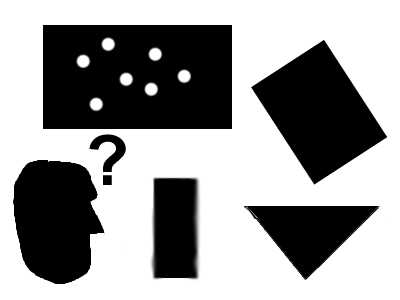
#> input picture Object detection and Tracking Day 1/pic1.png, 400 x 300 px
$ jupyter execute --allow-errors 'Day 1.ipynb'   (older library calls are emulated)
#> lines starting #> are read from the running program, lines starting #| are printed output that depends on the picture; after the words box and inside, x2 and y2 are one past the last pixel; in counts of white or black regions, pixels touching at a corner belong together; long printed decimals are rounded
[cell 1]
import cv2
import numpy as np
image = cv2.imread('pic1.png')
#> image is the input picture: shape (300, 400, 3); mean B, G, R 154.1, 154.1, 154.1
resized = cv2.resize(image, (224,224))
gray = cv2.cvtColor(resized, cv2.COLOR_BGR2GRAY)

mean_intensity = float(np.mean(gray))
#> mean_intensity = 154.2

deci_threshold = 127
if mean_intensity>=deci_threshold:
    pred_class = "Class B"
else:
    pred_class = "Class A"
print("mean_intensity:", round(mean_intensity,2))
#| mean_intensity: 154.2
print("Class belong:", pred_class)

out_put = resized.copy()
cv2.putText(out_put,pred_class,(20,40),cv2.FONT_HERSHEY_SIMPLEX,1,(0,255,0),2)
#> out_put: shape (224, 224, 3); mean B, G, R 153.4, 157.6, 153.4

cv2.imshow("Binary_classification", out_put)
cv2.waitKey(0)
cv2.destroyAllWindows()

[cell 2]
import cv2
import numpy as np

deci_threshold = 127
input_file = 'pic1.png'
output_file = "binary_classifican.png"

image = cv2.imread(input_file)
original = image.copy()
#image = cv2.resize(image, (224,224))
gray = cv2.cvtColor(resized, cv2.COLOR_BGR2GRAY)
gray = cv2.GaussianBlur(gray,(5,5),0)

mean_intensity = float(np.mean(gray))
std_intensity = float(np.std(gray))
#> std_intensity = 119.5

# score combining brightness and contrast
score = 0.7 * mean_intensity + .3 * std_intensity
#> score = 143.8
label = "Class B" if score>= deci_threshold else "Class A"
#> label = 'Class B'

cv2.putText(image,f"{label}",(10,35),cv2.FONT_HERSHEY_SIMPLEX,1,(0,255,0),2)
#> image: shape (300, 400, 3); 0.68% of pixels changed, all inside (x1, y1, x2, y2) = (12, 13, 128, 37)
#cv2.putText(image,f"Score:{score}",(15,70),cv2.FONT_HERSHEY_SIMPLEX,1,(0,255,0),2)
cv2.imwrite(output_file, image)
print("Prediction:", label)
#| Prediction: Class B
print("Score:", round(score,2))
#| Score: 143.81
print("Saved:", output_file)

cv2.imshow("Original", original)
cv2.imshow("Binary_classification", image)
cv2.waitKey(0)
cv2.destroyAllWindows()

## Multi classification

[cell 3]
import cv2
import numpy as np

image = cv2.imread('smarties.png')
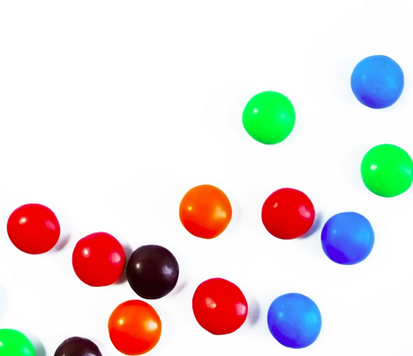
#> input picture Object detection and Tracking Day 1/smarties.png, 413 x 356 px
#> image is the input picture: shape (356, 413, 3); mean B, G, R 219.1, 220.4, 228.9
image = cv2.resize(image, (300,300))
#> image: shape (300, 300, 3)
b,g,r = cv2.split(image)

score = {"Blue_Dominant": float(np.mean(b)),
        "Green_Dominant": float(np.mean(g)),
        "Red_Dominant": float(np.mean(r))}
#> score = {'Blue_Dominant': 219.1, 'Green_Dominant': 220.3, 'Red_Dominant': 228.9}

predic = max(score, key = score.get)
#> predic = 'Red_Dominant'
print("Prediction:", predic)
#| Prediction: Red_Dominant
print("class Score:", score)
#| class Score: {'Blue_Dominant': 219.088, 'Green_Dominant': 220.337, 'Red_Dominant': 228.875}


cv2.putText(image,predic,(20,40),cv2.FONT_HERSHEY_SIMPLEX,1,(0,255,0),2)
#> image: shape (300, 300, 3); mean B, G, R 214.6, 220.3, 224.4

cv2.imshow("multi_classification", image)
cv2.waitKey(0)
cv2.destroyAllWindows()

## Bounding Box

[cell 4]
import cv2

image = cv2.imread('smarties.png')
gray = cv2.cvtColor(image, cv2.COLOR_BGR2GRAY)
#> gray: shape (356, 413)
gray = cv2.GaussianBlur(gray,(5,5),0)

cv2.imshow("Original", image)
cv2.imshow("Bounding Box", gray)

print("image Shape:", image.shape)
#| image Shape: (356, 413, 3)
cv2.waitKey(0)
cv2.destroyAllWindows()

[cell 5]
import cv2
import numpy as np

image = cv2.imread('pic1.png')
gray = cv2.cvtColor(image, cv2.COLOR_BGR2GRAY)
#> gray: shape (300, 400)
gray = cv2.GaussianBlur(gray,(5,5),0)
min_area = 10

_,binary = cv2.threshold(gray, 127, 255, cv2.THRESH_BINARY)
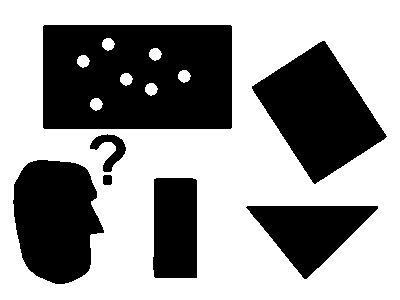
#> binary: shape (300, 400); 60.4% white; 7 black regions, largest, box (x1, y1, x2, y2) and area: (43, 25, 232, 129) 18777, (252, 41, 387, 184) 10094, (13, 160, 104, 284) 8620
contours, _ = cv2.findContours(binary, cv2.RETR_EXTERNAL, cv2.CHAIN_APPROX_SIMPLE)
#> contours = [[[0, 0], [0, 299], [399, 299], [399, 0]]]

out_put = image.copy()
valid_count = 0
for contour in contours:
    area = cv2.contourArea(contour)
    if area< min_area:
        continue
    valid_count +=1
    x,y,w,h = cv2.boundingRect(contour)
    cv2.rectangle(out_put, (x,y), (x+w, y+h), (255,0,0), 2)
    cv2.putText(out_put,f"Area: {area:.0f}",(x,max(20, y-5)),cv2.FONT_HERSHEY_SIMPLEX,.55,(0,255,0),2)
#> this loop made 1 pass
#> (contour, area, valid_count, x, y, w, h) on pass 1: ([[0, 0], [0, 299], [399, 299], [399, 0]], 119301, 1, 0, 0, 400, 300)
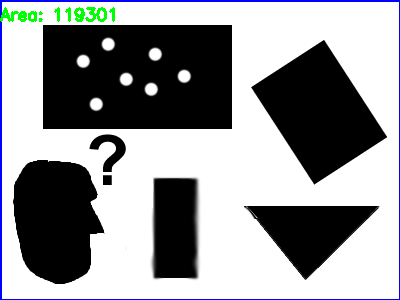
#> out_put: shape (300, 400, 3); 2.35% of pixels changed, all inside (x1, y1, x2, y2) = (0, 0, 400, 300)
#> after the loop, valid_count = 1


cv2.imshow("Bounding Box", out_put)

print("valid_object:", valid_count)
#| valid_object: 1
cv2.waitKey(0)
cv2.destroyAllWindows()

[cell 6]
import cv2
import numpy as np

image = cv2.imread('pic1.png')
original = image.copy()
gray = cv2.cvtColor(image, cv2.COLOR_BGR2GRAY)
gray = cv2.GaussianBlur(gray,(5,5),0)
min_area = 10

_,binary = cv2.threshold(gray, 127, 255, cv2.THRESH_BINARY_INV)
kernel  = np.ones((5,5), np.uint8)
clean = cv2.morphologyEx(binary, cv2.MORPH_OPEN, kernel)
#> clean: shape (300, 400); 39.5% white; 7 white regions, largest, box (x1, y1, x2, y2) and area: (43, 25, 232, 129) 18777, (253, 42, 385, 182) 10077, (14, 160, 103, 284) 8613
clean = cv2.morphologyEx(clean, cv2.MORPH_CLOSE, kernel)
#> clean: shape (300, 400); 39.6% white; 6 white regions
contours, _ = cv2.findContours(clean, cv2.RETR_EXTERNAL, cv2.CHAIN_APPROX_SIMPLE)
#> contours = 6 contours; box (x1, y1, x2, y2) and area: (43, 25, 232, 129) 19362, (253, 42, 385, 182) 9908, (14, 160, 103, 284) 8448, (249, 206, 376, 278) 4876, (153, 178, 197, 278) 4165, (91, 135, 125, 185) 583

output = original.copy()
object_count = 0
for index,contour in enumerate(contours, start = 1):
    area = cv2.contourArea(contour)
    if area< min_area:
        continue
    object_count +=1
    x,y,w,h = cv2.boundingRect(contour)
    cx = x+w//2
    cy = y+h//2

    cv2.rectangle(output, (x,y), (x+w, y+h), (255,0,0), 2)
    #cv2.circle(output, (cx, cy), 4,(255,0,0), -1)
    cv2.putText(output,f"object count: {object_count}",(x,max(20, y-5)),cv2.FONT_HERSHEY_SIMPLEX,.55,(0,255,0),2)
#> this loop made 6 passes
#> (area, x, y, w, h, cx, cy) on passes 1 to 6: (4876.5, 249, 206, 127, 72, 312, 242), (4165, 153, 178, 44, 100, 175, 228), (8448.5, 14, 160, 89, 124, 58, 222), (583, 91, 135, 34, 50, 108, 160), (9908.5, 253, 42, 132, 140, 319, 112), (19362, 43, 25, 189, 104, 137, 77)
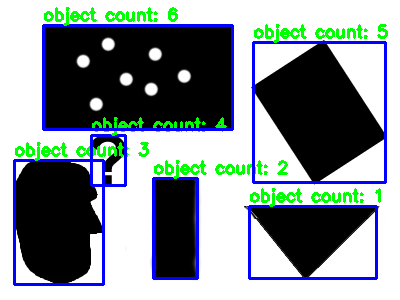
#> output: shape (300, 400, 3); 9.92% of pixels changed, all inside (x1, y1, x2, y2) = (13, 7, 388, 286)
#> after the loop, object_count = 6

cv2.putText(output,f"count: {object_count}",(20,35),cv2.FONT_HERSHEY_SIMPLEX,.9,(0,0,255),2)
#> output: shape (300, 400, 3); 0.6% of pixels changed, all inside (x1, y1, x2, y2) = (22, 15, 139, 37)
cv2.imwrite("OutPut_box.jpg",output)
cv2.imshow("original", original)
cv2.imshow("Bounding Box", output)

print("valid_object:", object_count)
#| valid_object: 6
cv2.waitKey(0)
cv2.destroyAllWindows()

shape detection

[cell 7]
import cv2
import numpy as np

image1 = cv2.imread('2d-shape.png')
#> (the rest of this cell did not finish here and is left out)

[cell 8]
import cv2
import numpy as np

image1 = cv2.imread('shapes.jpg')
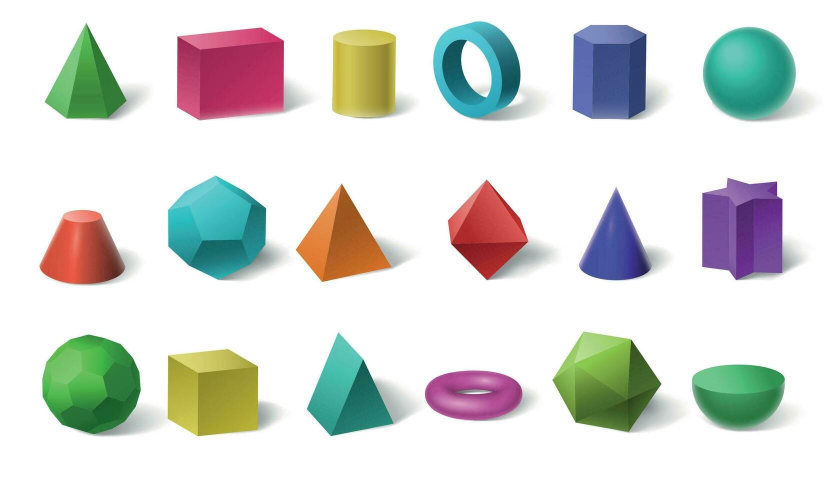
#> input picture Object detection and Tracking Day 1/shapes.jpg, 1666 x 980 px (shown at 1/2 size)
#> image1 is the input picture: shape (980, 1666, 3); mean B, G, R 215, 219.5, 216.5
output = image1.copy()
gray = cv2.cvtColor(image1, cv2.COLOR_BGR2GRAY)
#> gray: shape (980, 1666)
gray = cv2.GaussianBlur(gray,(5,5),0)

edges= cv2.Canny(gray, 50,150)
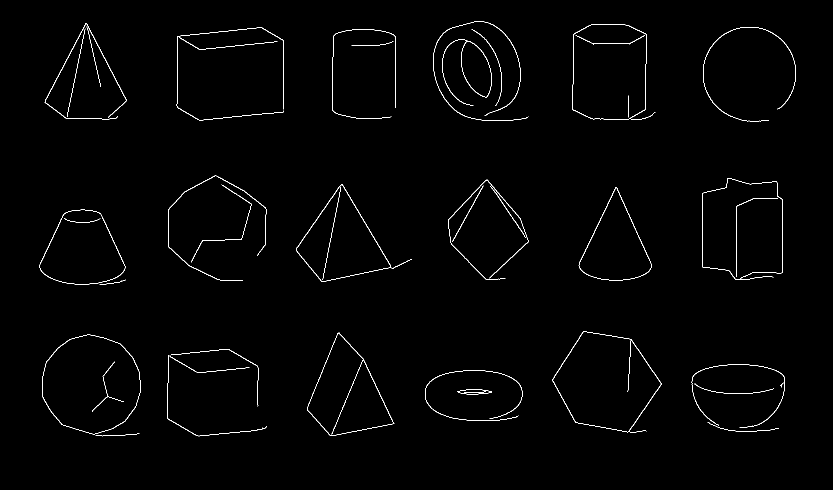
#> edges: shape (980, 1666) (shown at 1/2 size); 1% white in thin lines or dots, all inside (x1, y1, x2, y2) = (79, 42, 1592, 873)
contours, _ = cv2.findContours(edges, cv2.RETR_EXTERNAL, cv2.CHAIN_APPROX_SIMPLE)
#> contours = 40 contours, 15 with area under 20; largest, box (x1, y1, x2, y2) and area: (84, 669, 282, 869) 30168, (1105, 663, 1323, 865) 29551, (1145, 49, 1293, 239) 26077, (614, 665, 789, 872) 19945, (592, 368, 783, 564) 19638

for contour in contours:
    area = cv2.contourArea(contour)
    if area< 500:
        continue
    peri = cv2.arcLength(contour, True)
    approx = cv2.approxPolyDP(contour, 0.02*peri,True)
    x,y,w,h = cv2.boundingRect(approx)
    corners = len(approx)
    circularity = 0
    if peri !=0:
        circularity = 4*np.pi* area/(peri *peri)
    if corners ==3:
        shape = "triangle"
    elif corners==4:
        aspect_ratio = w/float(h)
        if 0.90<=aspect_ratio<=1.10:
            shape = "square"
        else:
            shape = "Rectangle"
    elif corners ==5:
        shape = "Pentagon"
    elif corners ==6:
        shape = "Hexagon"
    elif circularity>0.75:
        shape = "Circle"
    else:
        shape = "Unknown"
    cv2.drawContours(output, [approx],-1,(255,0,0), 2)

    cv2.rectangle(output, (x,y), (x+w, y+h), (255,0,0), 2)

    cv2.putText(output,shape,(x,y-10),cv2.FONT_HERSHEY_SIMPLEX,.8,(0,255,0),2)
#> this loop made 40 passes
#> (area, peri, approx, x, y, w, h, corners) on pass 24: (19638, 613, [[684, 368], [592, 497], [643, 563], [782, 534]], 592, 368, 191, 196, 4)
#> (area, peri, x, y, w, h, corners, circularity) on passes 13, 14, 15, 18, 20, 30: (30168, 656.1, 85, 669, 196, 200, 8, 0.881), (19945, 619.1, 615, 665, 173, 207, 5, 0.654), (29551, 680.2, 1105, 663, 218, 201, 6, 0.803), (18161.5, 539.8, 82, 426, 169, 143, 6, 0.783), (15007, 551.5, 1157, 374, 147, 187, 5, 0.62), (4729, 696.6, 886, 81, 96, 130, 10, 0.122)
#> output: shape (980, 1666, 3)

cv2.imshow("shape detection", output)

cv2.waitKey(0)
cv2.destroyAllWindows()

[cell 9]
# Feature detection

# cv2.OBR()
# cv2.SIFT()
# cv2.BFMatcher()

[cell 10]
import cv2
import matplotlib.pyplot as plt

# --------------------------------------------------
# Load the two images
# --------------------------------------------------
img1 = cv2.imread("building_1.jpg")
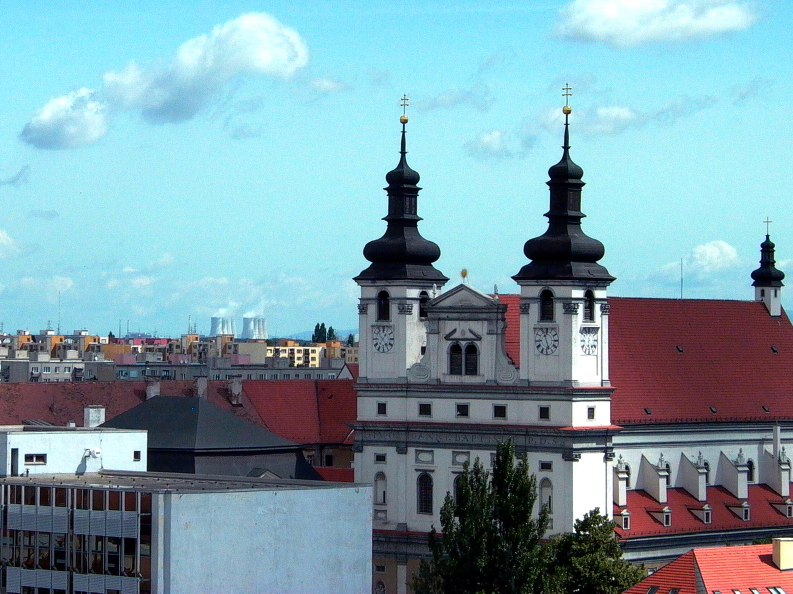
#> input picture Object detection and Tracking Day 1/building_1.jpg, 1586 x 1187 px (shown at 1/2 size)
#> img1 is the input picture: shape (1187, 1586, 3); mean B, G, R 169, 158.5, 125.2
img2 = cv2.imread("building_2.jpg")
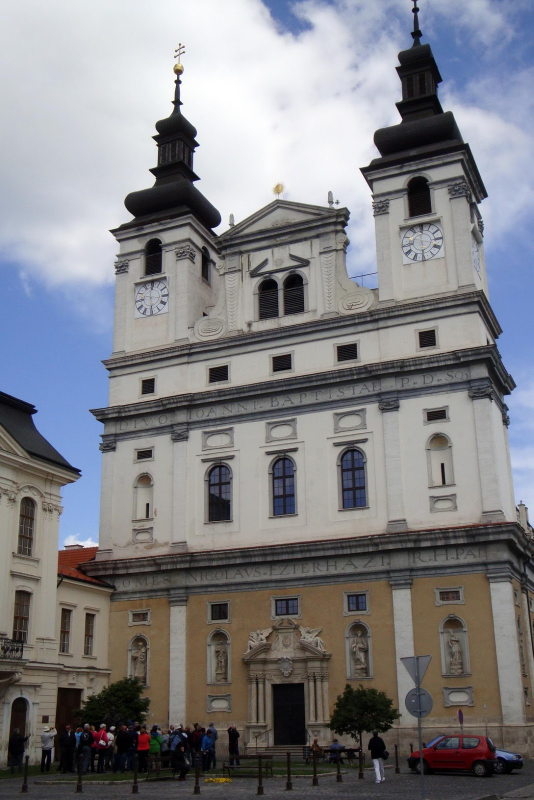
#> input picture Object detection and Tracking Day 1/building_2.jpg, 1067 x 1600 px (shown at 1/2 size)
#> img2 is the input picture: shape (1600, 1067, 3); mean B, G, R 132.1, 128, 127.9

if img1 is None or img2 is None:
    print("Error: Could not load images.")
    exit()

# Convert BGR to RGB for displaying with Matplotlib
img1_rgb = cv2.cvtColor(img1, cv2.COLOR_BGR2RGB)
img2_rgb = cv2.cvtColor(img2, cv2.COLOR_BGR2RGB)


# ==================================================
# 1. SIFT FEATURE DETECTION
# ==================================================

# Create SIFT detector
sift = cv2.SIFT_create()

# Detect keypoints and compute descriptors
kp1_sift, des1_sift = sift.detectAndCompute(img1, None)
#> kp1_sift = 11083 keypoints; strongest (x, y, size): (1184, 1051, 2.3), (274, 910, 10.6), (1174, 1066, 3.4), (1163, 1065, 4)
kp2_sift, des2_sift = sift.detectAndCompute(img2, None)
#> kp2_sift = 6624 keypoints; strongest (x, y, size): (352, 272, 56.4), (356, 164, 8.3), (354, 205, 11.8), (357, 143, 10.5)

print("SIFT Keypoints in Image 1:", len(kp1_sift))
#| SIFT Keypoints in Image 1: 11083
print("SIFT Keypoints in Image 2:", len(kp2_sift))
#| SIFT Keypoints in Image 2: 6624

# BFMatcher with L2 distance for SIFT
bf_sift = cv2.BFMatcher(cv2.NORM_L2, crossCheck=True)

# Match descriptors
sift_matches = bf_sift.match(des1_sift, des2_sift)
#> sift_matches = 1799 matches

# Sort matches according to distance
sift_matches = sorted(sift_matches, key=lambda x: x.distance)

# Draw the best 50 matches
sift_result = cv2.drawMatches(
    img1,
    kp1_sift,
    img2,
    kp2_sift,
    sift_matches[:50],
    None,
    flags=cv2.DrawMatchesFlags_NOT_DRAW_SINGLE_POINTS
)
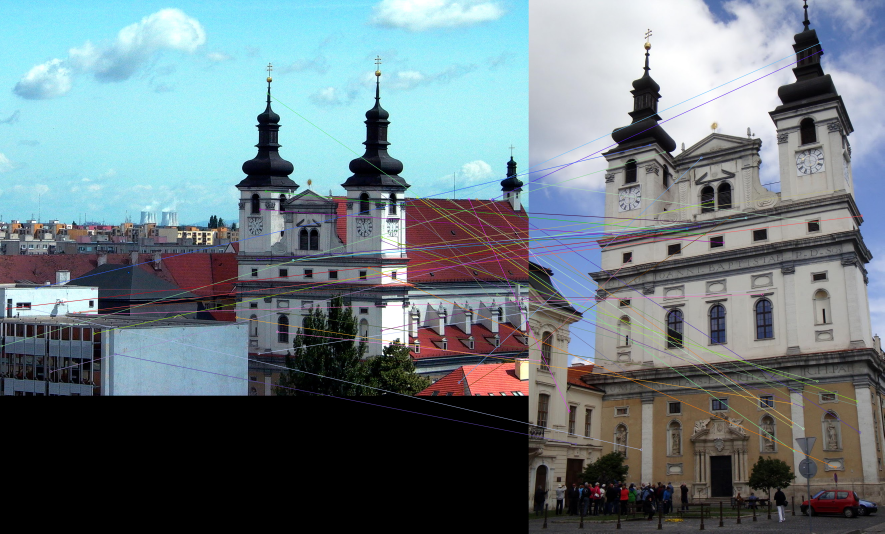
#> sift_result: shape (1600, 2653, 3) (shown at 1/3 size); mean B, G, R 128.5, 122.3, 107.7


# ==================================================
# 2. ORB FEATURE DETECTION
# ==================================================

# Create ORB detector
orb = cv2.ORB_create(nfeatures=1000)

# Detect keypoints and compute descriptors
kp1_orb, des1_orb = orb.detectAndCompute(img1, None)
#> kp1_orb = 1000 keypoints; strongest (x, y, size): (1174, 1064, 31), (1175, 1066, 37.2), (1249, 1055, 31), (863, 527, 31)
kp2_orb, des2_orb = orb.detectAndCompute(img2, None)
#> kp2_orb = 1000 keypoints; strongest (x, y, size): (425, 458, 44.6), (424, 457, 37.2), (364, 207, 31), (364, 206, 37.2)

print("ORB Keypoints in Image 1:", len(kp1_orb))
#| ORB Keypoints in Image 1: 1000
print("ORB Keypoints in Image 2:", len(kp2_orb))
#| ORB Keypoints in Image 2: 1000

# BFMatcher with Hamming distance for ORB
bf_orb = cv2.BFMatcher(cv2.NORM_HAMMING, crossCheck=True)

# Match descriptors
orb_matches = bf_orb.match(des1_orb, des2_orb)
#> orb_matches = 196 matches

# Sort matches according to distance
orb_matches = sorted(orb_matches, key=lambda x: x.distance)

# Draw the best 50 matches
orb_result = cv2.drawMatches(
    img1,
    kp1_orb,
    img2,
    kp2_orb,
    orb_matches[:50],
    None,
    flags=cv2.DrawMatchesFlags_NOT_DRAW_SINGLE_POINTS
)


# ==================================================
# 3. DISPLAY RESULTS
# ==================================================

plt.figure(figsize=(15, 10))

# Original images
plt.subplot(2, 2, 1)
plt.imshow(img1_rgb)
plt.title("Image 1")
plt.axis("off")

plt.subplot(2, 2, 2)
plt.imshow(img2_rgb)
plt.title("Image 2")
plt.axis("off")

# SIFT matching
plt.subplot(2, 1, 2)
plt.imshow(cv2.cvtColor(sift_result, cv2.COLOR_BGR2RGB))
plt.title("SIFT + BFMatcher - Best 50 Matches")
plt.axis("off")

plt.tight_layout()
plt.show()
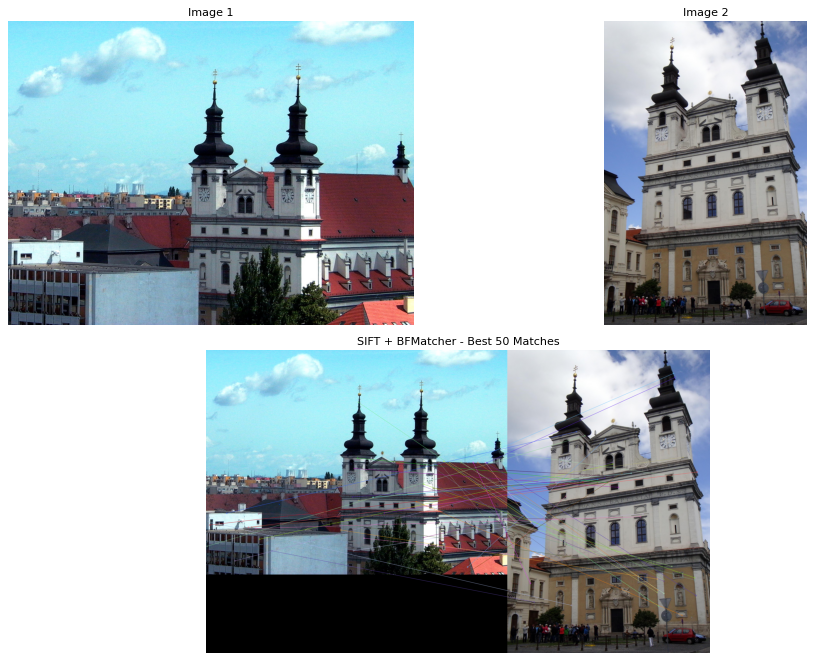
#> figure drawn by matplotlib, 3 panels


# ==================================================
# DISPLAY ORB RESULT SEPARATELY
# ==================================================

plt.figure(figsize=(15, 7))
plt.imshow(cv2.cvtColor(orb_result, cv2.COLOR_BGR2RGB))
plt.title("ORB + BFMatcher - Best 50 Matches")
plt.axis("off")
plt.show()
